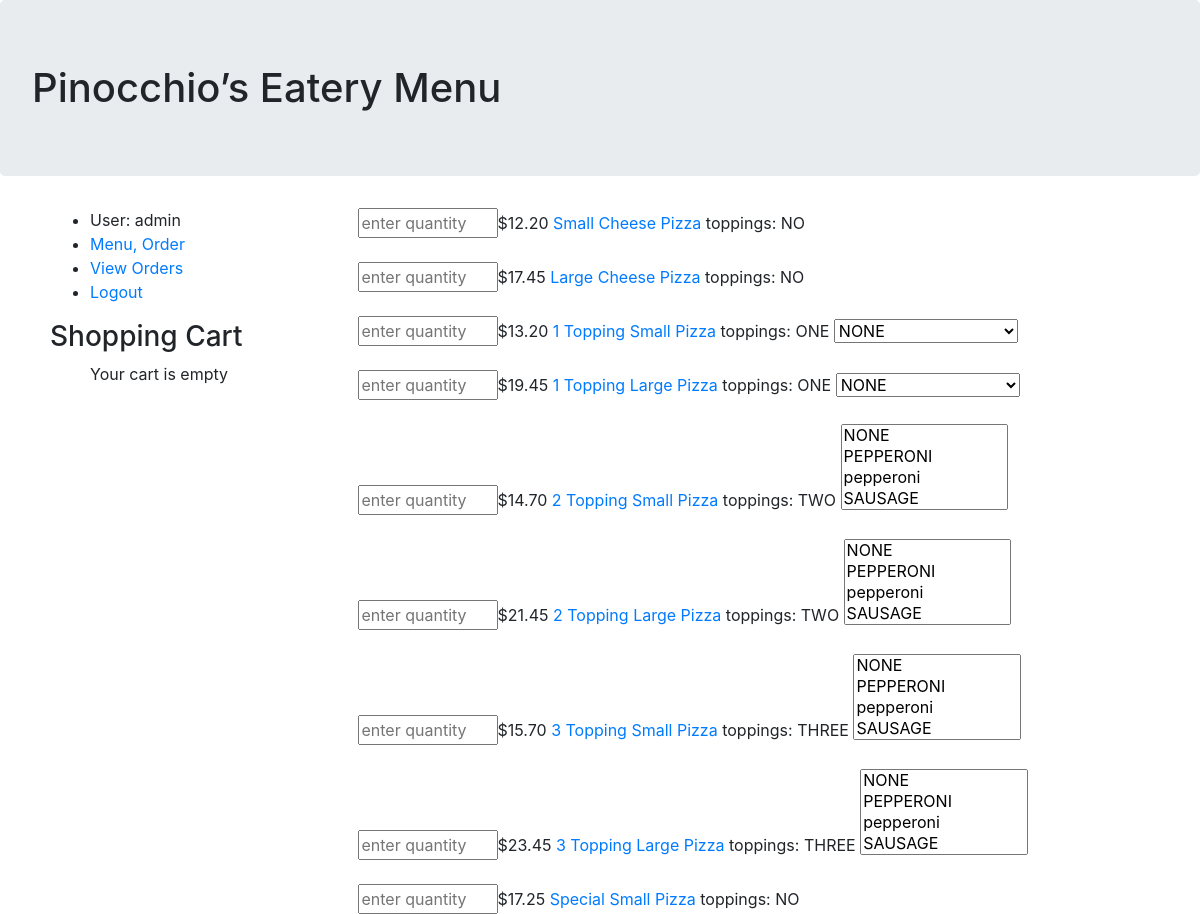
Before: /order (signed in, upper part) with the older database file.
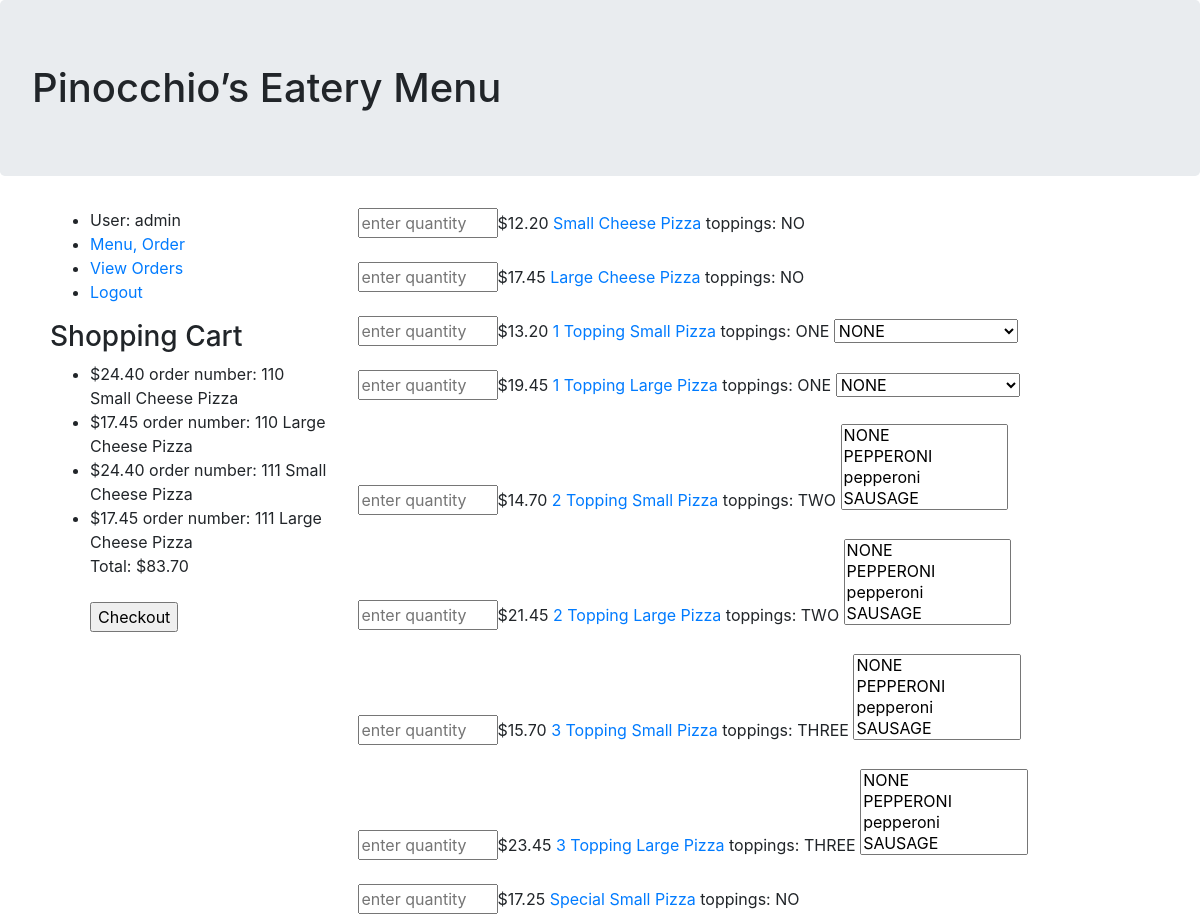
After: the same page with the newer database file.
### orders/models.py (models this page shows, shortened)
class Food(models.Model):
    title = models.CharField(max_length=200)
    price = models.DecimalField(max_digits=20, decimal_places=2)
    MY_SIZES = (
        ('S', 'Small'),
        ('L', 'Large'),
    )
    size = models.CharField(max_length=20, choices=MY_SIZES, default='S')
    MY_FOOD_TYPES = (
        ('PIZZA', 'pizza'),
        ('SUB', 'sub'),
        ('SALAD', 'salad'),
        ('PASTA', 'pasta'),
        ('DINNER', 'dinner platter'),
    )
    food_type = models.CharField(max_length=10, choices=MY_FOOD_TYPES, default='PIZZA')
    CHOOSE_TOPPINGS = (
        ('ONE', '1'),
        ('TWO', '2'),
        ('THREE', '3'),
        ('NO', 'no'),
    )
    choose_toppings = models.CharField(max_length=50, choices=CHOOSE_TOPPINGS, default='NO')
    TOPPINGS = (
        ('NONE', 'none'),
        ('PEPPERONI', 'pepperoni'),
        ('SAUSAGE', 'sausage'),
        ('MUSHROOMS', 'mushrooms'),
        ('ONIONS', 'onions'),
        ('HAM', 'ham'),
        ('CANADIAN BACON', 'canadian bacon'),
        ('PINEAPPLE', 'pineapple'),
        ('EGGPLANT', 'egglplant'),
        ('TOMATO & BASIL', 'tomato & basil'),
        ('GREEN PEPPERS', 'green peppers'),
        ('HAMBURGER', 'hamburger'),
        ('SPINACH', 'spinach'),
        ('ARTICHOKE', 'artichoke'),
        ('BUFFALO CHICKEN', 'buffalo chicken'),
        ('BARBECUE CHICKEN', 'barbecue chicken'),
        ('ANCHOVIES', 'anchovies'),
        ('BLACK OLIVES', 'black olives'),
        ('FRESH GARLIC', 'fresh garlic'),
        ('ZUCCHINI', 'zucchini'),
    )
    toppings = models.CharField(max_length=50, choices=TOPPINGS, default='NONE')
    summary = models.TextField(max_length=1000, blank=True, help_text='Enter a brief description of the food item')

class Order(models.Model):
    order_number = models.ForeignKey(Order_Number, on_delete=models.CASCADE)
    username = models.CharField(max_length=200, default='')
    name = models.CharField(max_length=200, default='')
    phone = models.CharField(max_length=200, default='')
    MY_STATUSES = (
        ('INCOMPLETE', 'incomplete'),
        ('SUBMITTED', 'submitted'),
        ('FILLED', 'filled'),
    )
    order_status = models.CharField(max_length=20, choices=MY_STATUSES, default='INCOMPLETE')
    title = models.CharField(max_length=200)
    price = models.DecimalField(max_digits=20, decimal_places=2)
    MY_SIZES = (
        ('S', 'Small'),
        ('L', 'Large'),
    )
    size = models.CharField(max_length=20, choices=MY_SIZES, default='S')
    MY_FOOD_TYPES = (
        ('PIZZA', 'pizza'),
        ('SUB', 'sub'),
        ('SALAD', 'salad'),
        ('PASTA', 'pasta'),
        ('DINNER', 'dinner platter'),
    )
    food_type = models.CharField(max_length=10, choices=MY_FOOD_TYPES, default='PIZZA')
    CHOOSE_TOPPINGS = (
        ('ONE', '1'),
        ('TWO', '2'),
        ('THREE', '3'),
        ('NO', 'no'),
    )
    def __str__(self):
        return f"order number: {self.order_number.id} {self.title}"

class Order_Number(models.Model):
       def __int__(self):
        """
        String for representing the Model object.
        """
        return self.id

### orders/views.py (the view, shortened to what this page needs)
# urls.py: path("order", views.order_from_menu, name="order"),
def order_from_menu(request):
    food_list=Food.objects.all()
    shopping_cart_food = {};
    shopping_cart_food = Order.objects.filter(username=request.user.username, order_status='INCOMPLETE')
    cart_total = 0
    for item in shopping_cart_food:
        cart_total = cart_total + item.price
    cart_count = Order.objects.filter(username=request.user.username, order_status='INCOMPLETE').count()
    print(cart_count)
    if cart_count < 1:
        shopping_cart_food = 'Empty Cart'
    food_toppings =  ['NONE', 'PEPPERONI', 'pepperoni', 'SAUSAGE', 'sausage', 'MUSHROOMS', 'mushrooms',
        'ONIONS', 'onions', 'HAM', 'ham', 'CANADIAN BACON', 'canadian bacon', 'PINEAPPLE', 'pineapple',
        'EGGPLANT', 'egglplant', 'TOMATO & BASIL', 'tomato & basil', 'GREEN PEPPERS', 'green peppers',
        'HAMBURGER', 'hamburger', 'SPINACH', 'spinach', 'ARTICHOKE', 'artichoke', 'BUFFALO CHICKEN', 'buffalo chicken',
        'BARBECUE CHICKEN', 'barbecue chicken', 'ANCHOVIES', 'anchovies', 'BLACK OLIVES', 'black olives',
        'FRESH GARLIC', 'fresh garlic', 'ZUCCHINI', 'zucchini']
    return render(request, 'order_food_form.html', {'food_list':food_list, 'shopping_cart_food':shopping_cart_food, 'food_toppings':food_toppings, 'cart_total':cart_total})

### pinocchios/templates/order_food_form.html (shortened to what this page needs)
{% extends "base_generic.html" %}
{% block content %}
    {% if user.is_authenticated %}
      <form action="" method="post">
      <div>
        {% for food in food_list %}
        <div>
          <input class="food-quantity" type="text" name="fooditem_{{food.id}}"
          minlength="1" maxlength="3" placeholder="enter quantity"/>${{food.price}} <a href="{{ food.get_absolute_url }}">{{ food.title }}</a>
          toppings: {{food.choose_toppings}}
          {% if food.choose_toppings != 'NO' %}
            {% if food.choose_toppings == 'TWO' or food.choose_toppings == 'THREE' %}
              <select multiple name="select_{{food.id}}">
            {% else %}
              <select name="select_{{food.id}}">
            {% endif %}
              {% for topping in food_toppings %}
                <option value="{{topping}}">{{topping}}</option>
              {% endfor %}
            </select>
          {% endif %}
        </div>
        <br>
        {% endfor %}
      </div>
      </form>
    {% endif %}
{% endblock %}

### pinocchios/templates/base_generic.html (shortened to what this page needs)
<!DOCTYPE html>
{% load static %}
<html>
<head>
  <link rel="stylesheet" href="https://stackpath.bootstrapcdn.com/bootstrap/4.1.1/css/bootstrap.min.css"
>
  <link rel="stylesheet" href="{% static 'css/index.css' %}">
</head>
<body>
  <container>
    <h1 class="jumbotron">Pinocchio’s Eatery Menu</h1>
    <div class="row">
      <div class="col-3 sidebar-left">
        {% block sidebar %}
        <ul>
          {% if user.is_authenticated %}
            <li>User: {{ user.get_username }}</li>
            <li><a href="{% url 'order'%}?next={{request.path}}">Menu, Order</a></li>
            {% if user.get_username == 'admin' %}
            <li><a href="{% url 'view_orders'%}?next={{request.path}}">View Orders</a></li>
            {% endif %}
            <li><a href="{% url 'logout'%}?next={{request.path}}">Logout</a></li>
          {% else %}
            <li><a href="{% url 'login'%}?next={{request.path}}">Login</a></li>
            <li><a href="{% url 'signup'%}">Register</a></li>
          {% endif %}
        </ul>
        {% if user.is_authenticated and checkedout != 1 %}
        <div class="shopping-cart">
          <form onsubmit="return validate(this);" action="checkout" method="post">
            <h3>Shopping Cart</h3>
            <ul id='cart-items'>
              {% if shopping_cart_food != "Empty Cart"  %}
                {% for food in shopping_cart_food %}
                  <li>${{food.price}} {{food}}</li>
                {% endfor %}
                <div id='cart-total'>Total:  ${{cart_total}}</div>
               <br/>
               <input id="my-checkout-button" type="submit" value="Checkout" />
              {% else %}
                Your cart is empty
              {% endif %}
            </ul>
          </form>
        </div>
        {% endif %}
        {% endblock %}
      </div>
      <div class="col">
        <main>
          {% block content %}
          {% endblock %}
        </main>
      </div>
    </div>
  </container>
</body>
</html>

Changed rows visible on the page:
added Order: price "24.40", order_number+title "order number: 110 Small Cheese Pizza"
added Order: price "17.45", order_number+title "order number: 110 Large Cheese Pizza"
added Order: price "24.40", order_number+title "order number: 111 Small Cheese Pizza"
added Order: price "17.45", order_number+title "order number: 111 Large Cheese Pizza"
Other visible differences:
{{ cart_total }}: (not shown) → "83.70"
form field value: (not shown) → "Checkout"
text no longer shown: "Your cart is empty"
text now shown: "Total: $"
